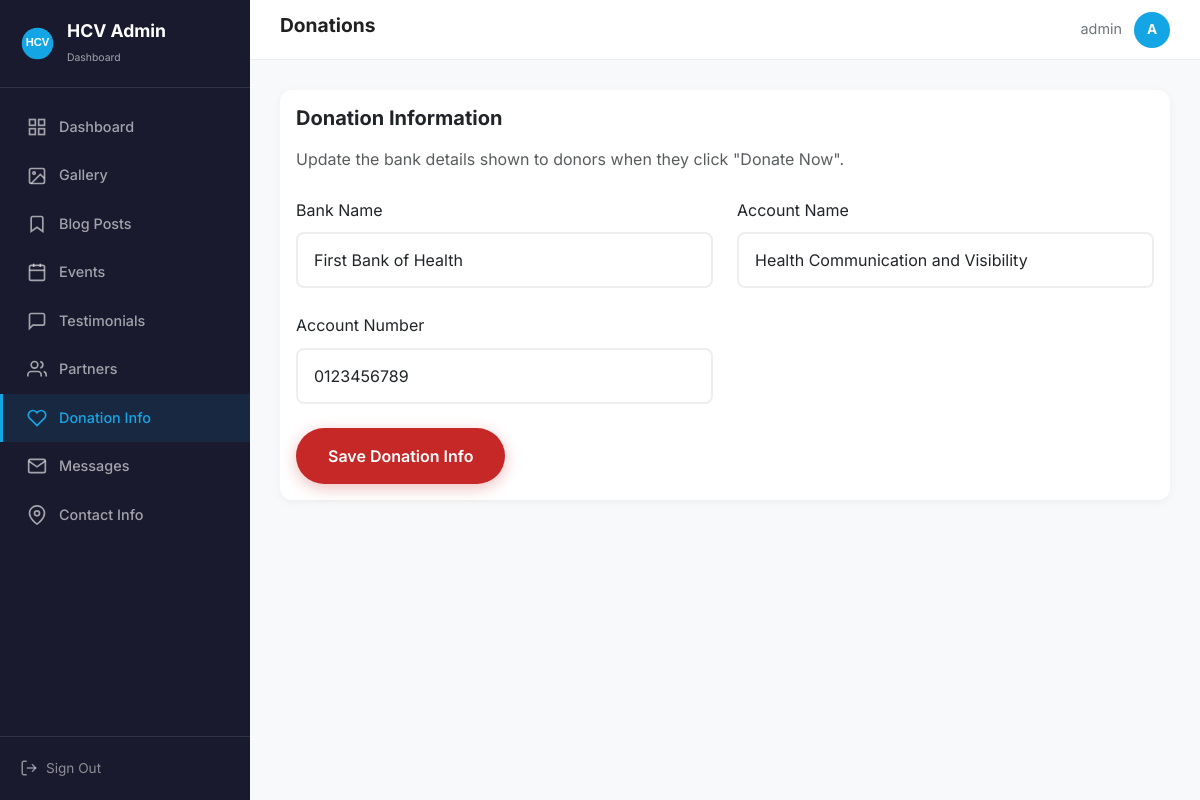
Screenshot of /admin/donations.php (signed in) with the database file from the repository.
### tables this page shows
CREATE TABLE IF NOT EXISTS donation_info (
  id INT AUTO_INCREMENT PRIMARY KEY,
  bank_name VARCHAR(255) NOT NULL,
  account_name VARCHAR(255) NOT NULL,
  account_number VARCHAR(100) NOT NULL,
  updated_at TIMESTAMP DEFAULT CURRENT_TIMESTAMP ON UPDATE CURRENT_TIMESTAMP
);

### includes/db.php (called while the page is built, shortened)
<?php
class Database {
    private static $instance = null;
    private $pdo;
    private function __construct() {
        try {
            $dsn = "mysql:host=" . DB_HOST . ";dbname=" . DB_NAME . ";charset=" . DB_CHARSET;
            $this->pdo = new PDO($dsn, DB_USER, DB_PASS, [
                PDO::ATTR_ERRMODE => PDO::ERRMODE_EXCEPTION,
                PDO::ATTR_DEFAULT_FETCH_MODE => PDO::FETCH_ASSOC,
                PDO::ATTR_EMULATE_PREPARES => false,
            ]);
        } catch (PDOException $e) {
            die("Database connection failed: " . $e->getMessage());
        }
    }
    public static function getInstance() {
        if (self::$instance === null) {
            self::$instance = new self();
        }
        return self::$instance;
    }
    public function query($sql, $params = []) {
        $stmt = $this->pdo->prepare($sql);
        $stmt->execute($params);
        return $stmt;
    }
    public function fetchOne($sql, $params = []) {
        return $this->query($sql, $params)->fetch();
    }
}

### includes/functions.php (called while the page is built, shortened)
<?php
require_once __DIR__ . '/db.php';
function getDB() {
    return Database::getInstance();
}

### admin/donations.php (the view, shortened to what this page needs)
<?php require_once 'header.php'; ?>
<?php
$db = getDB();
$info = $db->fetchOne("SELECT * FROM donation_info ORDER BY id DESC LIMIT 1");
?>
<div class="card">
  <div class="card-body">
    <h5 class="card-title fw-bold mb-3">Donation Information</h5>
    <p class="text-muted mb-4">Update the bank details shown to donors when they click "Donate Now".</p>
    <form id="donationForm">
      <div class="row g-4">
        <div class="col-md-6">
          <label class="form-label fw600">Bank Name</label>
          <input type="text" name="bank_name" class="form-control" value="<?= htmlspecialchars($info['bank_name']) ?>" required>
        </div>
        <div class="col-md-6">
          <label class="form-label fw600">Account Name</label>
          <input type="text" name="account_name" class="form-control" value="<?= htmlspecialchars($info['account_name']) ?>" required>
        </div>
        <div class="col-md-6">
          <label class="form-label fw600">Account Number</label>
          <input type="text" name="account_number" class="form-control" value="<?= htmlspecialchars($info['account_number']) ?>" required>
        </div>
        <div class="col-12">
          <button type="submit" class="btn btn-primary">Save Donation Info</button>
        </div>
      </div>
    </form>
  </div>
</div>
<?php require_once 'footer.php'; ?>

### assets/css/style.css (style rules this page uses)
:root { --primary-red: #C62828; --primary-red-light: #E53935; --primary-red-dark: #B71C1C; --primary-blue: #1565C0; --primary-blue-light: #1E88E5; --black: #111111; --white: #FFFFFF; --gray-50: #fafafa; --gray-100: #f5f5f5; --gray-200: #eeeeee; --gray-300: #e0e0e0; --gray-400: #bdbdbd; --gray-500: #9e9e9e; --gray-600: #757575; --gray-700: #616161; --gray-800: #424242; --gray-900: #212121; --font-primary: 'Inter', -apple-system, BlinkMacSystemFont, 'Segoe UI', sans-serif; --transition: all 0.3s cubic-bezier(0.4, 0, 0.2, 1); --shadow-sm: 0 1px 3px rgba(0,0,0,0.08), 0 1px 2px rgba(0,0,0,0.06); --shadow-md: 0 4px 6px rgba(0,0,0,0.07), 0 2px 4px rgba(0,0,0,0.06); --shadow-lg: 0 10px 25px rgba(0,0,0,0.1), 0 4px 10px rgba(0,0,0,0.06); --shadow-xl: 0 20px 50px rgba(0,0,0,0.12), 0 8px 20px rgba(0,0,0,0.08); --radius: 12px; --radius-sm: 8px; --radius-lg: 20px; }
*, *::before, *::after { box-sizing: border-box; margin: 0; padding: 0; }
html { scroll-behavior: smooth; scroll-padding-top: 80px; }
body { font-family: var(--font-primary); font-size: 16px; line-height: 1.7; color: var(--gray-900); background: var(--white); overflow-x: hidden; -webkit-font-smoothing: antialiased; }
.btn { display: inline-flex; align-items: center; gap: 10px; padding: 16px 32px; font-size: 1rem; font-weight: 600; border: none; border-radius: 50px; cursor: pointer; transition: var(--transition); text-decoration: none; }
.btn-primary { background: var(--primary-red); color: var(--white); box-shadow: 0 4px 15px rgba(198,40,40,0.3); }
.form-control { width: 100%; padding: 14px 16px; border: 2px solid var(--gray-200); border-radius: var(--radius-sm); font-size: 1rem; font-family: inherit; transition: var(--transition); background: var(--white); }

### admin/header.php (style rules this page uses)
:root { --sidebar-width: 250px; --admin-header: 60px; }
* { box-sizing: border-box; margin: 0; padding: 0; }
body { font-family: 'Inter', sans-serif; background: #f8f9fa; display: flex; min-height: 100vh; }
.card { border: none; border-radius: 12px; box-shadow: 0 2px 10px rgba(0,0,0,0.05); transition: transform 0.3s, box-shadow 0.3s; }

### rows the page displays
donation_info: bank_name "First Bank of Health", account_name "Health Communication and Visibility", account_number "0123456789"

### other values shown
str_replace('.php', '', $currentPage) "Donations"
$_SESSION['username'] "admin"
substr($_SESSION['username'], 0, 1) "A"
